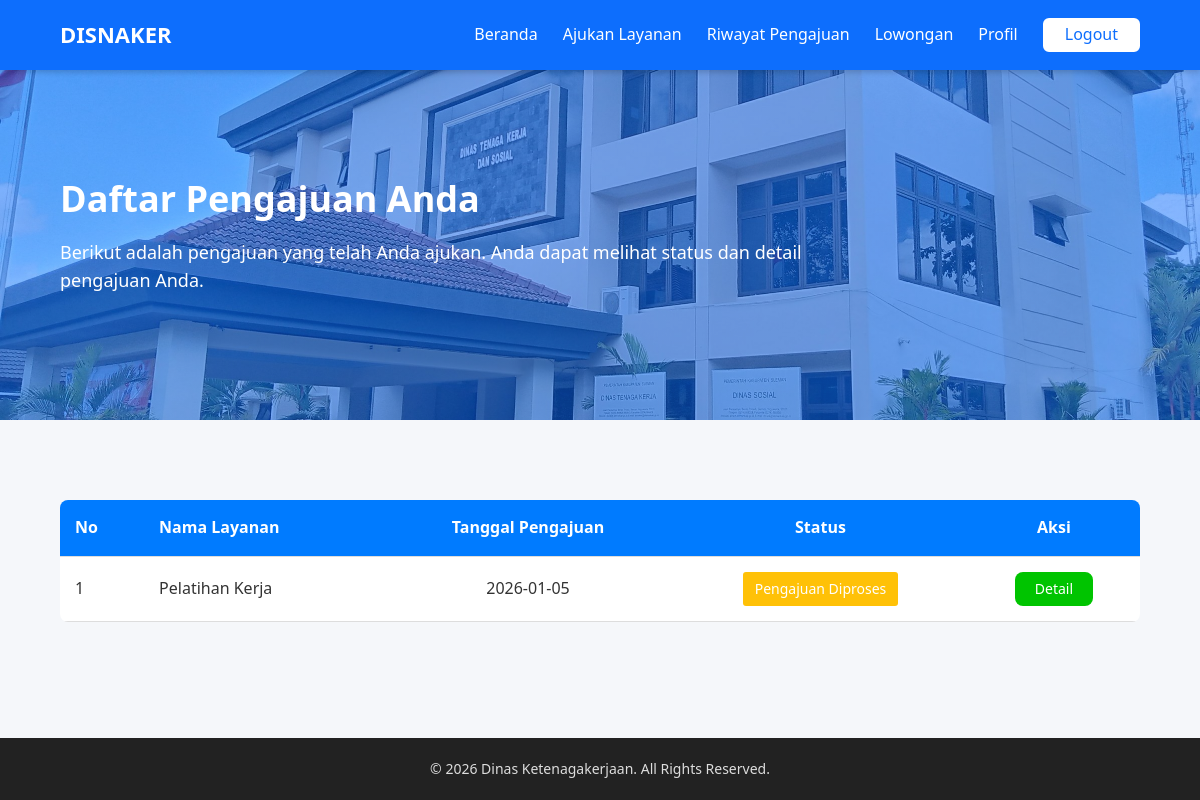
The app's page /user/riwayat_pengajuan.php (signed in) with its own data.
### tables this page shows
CREATE TABLE `pengajuan` (
  `id` int(11) NOT NULL,
  `nama_lengkap` varchar(255) NOT NULL,
  `nik` varchar(20) NOT NULL,
  `jenis_pengajuan` varchar(100) NOT NULL,
  `status` enum('baru','diproses','selesai','ditolak') DEFAULT 'baru',
  `tanggal_pengajuan` date NOT NULL DEFAULT current_timestamp()
);

### user/riwayat_pengajuan.php (the view, shortened to what this page needs)
<?php
include "../config/koneksi.php";
$user_id = $_SESSION['user_id'];
$query = "SELECT * FROM pengajuan WHERE id = '$user_id'";
$result = mysqli_query($koneksi, $query);
?>
<!DOCTYPE html>
<html lang="id">
<head>
    <link rel="stylesheet" href="../assets/css/index.css">
    <link rel="stylesheet" href="../assets/css/user.css">
</head>
<body>
    <?php include "../includes/navbar.php"; ?>
    <main class="main-content">
        <section class="hero">
            <div class="hero-content">
                <h2>Daftar Pengajuan Anda</h2>
                <p>Berikut adalah pengajuan yang telah Anda ajukan. Anda dapat melihat status dan detail pengajuan Anda.</p>
            </div>
        </section>
        <section class="section">
            <div class="container">
                <table class="detail">
                    <thead>
                        <tr>
                            <th>No</th>
                            <th>Nama Layanan</th>
                            <th style="text-align: center;">Tanggal Pengajuan</th>
                            <th style="text-align: center;">Status</th>
                            <th style="text-align: center;">Aksi</th>
                        </tr>
                    </thead>
                    <tbody>
                        <?php
                        $no = 1;
                        while ($row = mysqli_fetch_assoc($result)) {
                            ?>
                            <tr>
                                <td><?= $no++; ?></td>
                                <td><?= $row['jenis_pengajuan']; ?></td>
                                <td style="text-align: center;"><?= $row['tanggal_pengajuan']; ?></td>
                                <td style="text-align: center;">
                                    <?php
                                    $status = $row['status'];
                                    if ($status == 'baru') {
                                        echo '<span class="badge badge-new">Pengajuan Baru</span>';
                                    } elseif ($status == 'diproses') {
                                        echo '<span class="badge badge-process">Pengajuan Diproses</span>';
                                    } elseif ($status == 'selesai') {
                                        echo '<span class="badge badge-completed">Pengajuan Selesai</span>';
                                    }
                                    ?>
                                </td>
                                <td style="text-align: center;">
                                    <a href="detail_pengajuan.php?id=<?= $row['id']; ?>" class="btn-action">Detail</a>
                                </td>
                            </tr>
                        <?php } ?>
                    </tbody>
                </table>
            </div>
        </section>
    </main>
    <?php include "../includes/footer.php"; ?>
</body>
</html>

### assets/css/index.css (style rules this page uses)
* { margin: 0; padding: 0; box-sizing: border-box; font-family: "Segoe UI", Tahoma, Geneva, Verdana, sans-serif; }
html, body { height: 100%; scroll-behavior: smooth; }
body { background-color: #f5f7fa; color: #333; line-height: 1.6; display: flex; flex-direction: column; }
.container { width: 90%; max-width: 1200px; margin: auto; }
.main-content { flex: 1; padding-top: 70px; }
.hero-content { max-width: 800px; margin: 0 60px; }
.hero { background: linear-gradient(rgba(13, 110, 253, 0.5), rgba(13, 110, 253, 0.5)), url("../img/hero.jpg") center/cover no-repeat; color: #fff; text-align: left; padding: 100px 0px; }
.hero h2 { font-size: 36px; margin-bottom: 10px; }
.hero p { font-size: 18px; margin-bottom: 25px; }
.section { padding: 60px 0; }

### assets/css/user.css (style rules this page uses)
table.detail { width: 100%; border-collapse: collapse; margin-top: 20px; border-radius: 8px; overflow: hidden; }
table.detail th, td { padding: 15px; text-align: left; border-bottom: 1px solid #ddd; }
table.detail th { background-color: #007bff; color: #fff; font-size: 16px; }
table.detail td { background-color: #fff; color: #333; font-size: 16px; }
.badge { display: inline-block; padding: 6px 12px; font-size: 14px; color: #fff; border-radius: 3px; }
.badge-process { background-color: #ffc107; }
.btn-action { display: inline-block; padding: 6px 20px; font-size: 14px; text-decoration: none; border-radius: 8px; color: #fff; background-color: #00c400; }

### records on screen
pengajuan: jenis_pengajuan "Pelatihan Kerja", tanggal_pengajuan "2026-01-05", status "Pengajuan Diproses"
